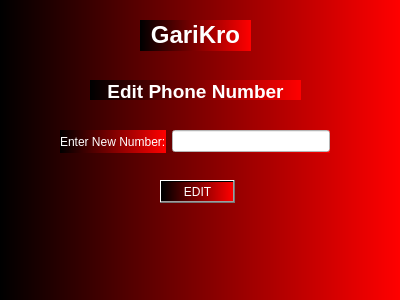
<?xml version="1.0" encoding="UTF-8"?>
<ui version="4.0">
 <class>UserEditPhone</class>
 <widget class="QDialog" name="UserEditPhone">
  <property name="geometry">
   <rect>
    <x>0</x>
    <y>0</y>
    <width>400</width>
    <height>300</height>
   </rect>
  </property>
  <property name="windowTitle">
   <string>Dialog</string>
  </property>
  <property name="styleSheet">
   <string notr="true">background-color: qlineargradient(spread:pad, x1:0, y1:0, x2:1, y2:0, stop:0 rgba(0, 0, 0), stop:1 rgba(255, 0, 0));
color: rgb(255, 255, 255);
font: 8pt &quot;MS Reference Sans Serif&quot;;</string>
  </property>
  <widget class="QLabel" name="label">
   <property name="geometry">
    <rect>
     <x>140</x>
     <y>20</y>
     <width>111</width>
     <height>31</height>
    </rect>
   </property>
   <property name="text">
    <string>&lt;html&gt;&lt;head/&gt;&lt;body&gt;&lt;p align=&quot;center&quot;&gt;&lt;span style=&quot; font-size:18pt; font-weight:600;&quot;&gt;GariKro&lt;/span&gt;&lt;/p&gt;&lt;/body&gt;&lt;/html&gt;</string>
   </property>
  </widget>
  <widget class="QLabel" name="label_2">
   <property name="geometry">
    <rect>
     <x>90</x>
     <y>80</y>
     <width>211</width>
     <height>20</height>
    </rect>
   </property>
   <property name="text">
    <string>&lt;html&gt;&lt;head/&gt;&lt;body&gt;&lt;p align=&quot;center&quot;&gt;&lt;span style=&quot; font-size:14pt; font-weight:600;&quot;&gt;Edit Phone Number&lt;/span&gt;&lt;/p&gt;&lt;/body&gt;&lt;/html&gt;</string>
   </property>
  </widget>
  <widget class="QPushButton" name="pushButton_EditPhone">
   <property name="geometry">
    <rect>
     <x>160</x>
     <y>180</y>
     <width>75</width>
     <height>23</height>
    </rect>
   </property>
   <property name="text">
    <string>EDIT</string>
   </property>
  </widget>
  <widget class="QWidget" name="">
   <property name="geometry">
    <rect>
     <x>60</x>
     <y>130</y>
     <width>270</width>
     <height>23</height>
    </rect>
   </property>
   <layout class="QHBoxLayout" name="horizontalLayout">
    <item>
     <widget class="QLabel" name="label_3">
      <property name="text">
       <string>Enter New Number:</string>
      </property>
     </widget>
    </item>
    <item>
     <widget class="QLineEdit" name="lineEdit_Phone">
      <property name="styleSheet">
       <string notr="true">color: rgb(0, 0, 0);
background-color: rgb(255, 255, 255);</string>
      </property>
     </widget>
    </item>
   </layout>
  </widget>
 </widget>
 <resources/>
 <connections/>
</ui>
